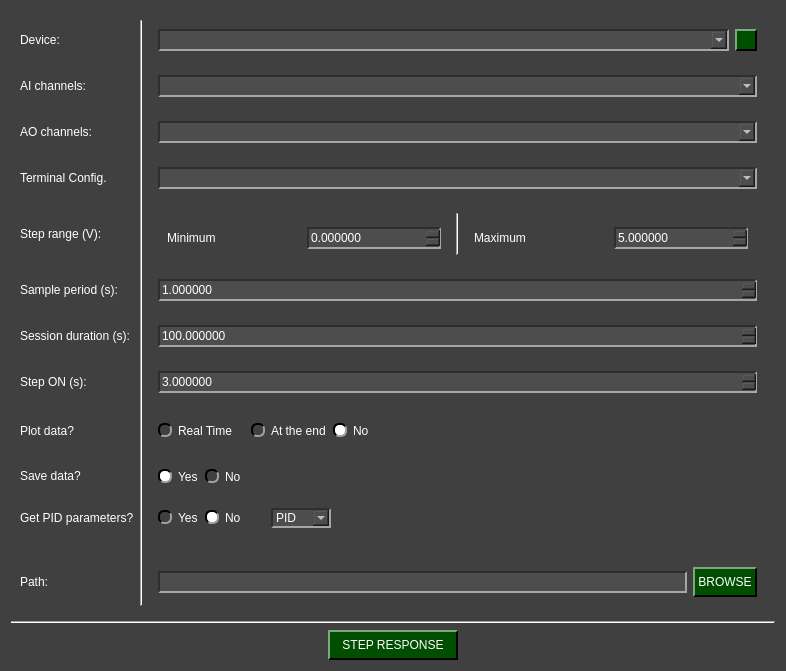
<?xml version="1.0" encoding="UTF-8"?>
<ui version="4.0">
 <class>NIDAQ_StepResponse_W</class>
 <widget class="QWidget" name="NIDAQ_StepResponse_W">
  <property name="geometry">
   <rect>
    <x>0</x>
    <y>0</y>
    <width>786</width>
    <height>671</height>
   </rect>
  </property>
  <property name="minimumSize">
   <size>
    <width>60</width>
    <height>0</height>
   </size>
  </property>
  <property name="windowTitle">
   <string>Form</string>
  </property>
  <property name="styleSheet">
   <string notr="true">QComboBox QAbstractItemView {
    background-color: rgb(77, 77, 77);
}

QComboBox QAbstractItemView::item:focus{
    background-color: rgb(140, 140, 140);
}

QDoubleSpinBox{
	background-color: rgb(77, 77, 77);
	
	border-top: 1.5px solid rgb(46, 46, 46);
	border-left: 1.5px solid rgb(46, 46, 46);

	border-bottom: 1.5px solid rgb(166, 166, 166);
	border-right: 1.5px solid rgb(166, 166, 166);
}

QDoubleSpinBox::up-button{
    image: url(:/imgs/imgs/drop_up_arrow.png);
	width: 11px;

	background-color: rgb(0, 79, 0);
	border-top: 1.5px solid rgb(127, 167, 127);
	border-left: 1.5px solid rgb(127, 167, 127);

	border-bottom: 1.5px solid rgb(0, 0, 0);
	border-right: 1.5px solid rgb(0, 0, 0);
}

QDoubleSpinBox::up-button:pressed{
	border: 2px solid rgb(255, 255, 255);
}

QDoubleSpinBox::up-button:hover{
	background-color: rgb(0, 50, 0);
}

QDoubleSpinBox::down-button{
    image: url(:/imgs/imgs/drop_down_arrow.png);
	width: 11px;

	background-color: rgb(0, 79, 0);
	border-top: 1.5px solid rgb(127, 167, 127);
	border-left: 1.5px solid rgb(127, 167, 127);

	border-bottom: 1.5px solid rgb(0, 0, 0);
	border-right: 1.5px solid rgb(0, 0, 0);
}

QDoubleSpinBox::down-button:pressed{
	border: 2px solid rgb(255, 255, 255);
}

QDoubleSpinBox::down-button:hover{
	background-color: rgb(0, 50, 0);
}

QWidget#NIDAQ_StepResponse_W{
	background-color: rgb(64, 64, 64);
}

QWidget{
	color: rgb(255, 255, 255);
}

QComboBox{
	background-color: rgb(77, 77, 77);
	
	border-top: 1.5px solid rgb(46, 46, 46);
	border-left: 1.5px solid rgb(46, 46, 46);

	border-bottom: 1.5px solid rgb(166, 166, 166);
	border-right: 1.5px solid rgb(166, 166, 166);
}


QComboBox::drop-down{
	image: url(:/imgs/imgs/drop_down_arrow.png);
	width: 11px;

	background-color: rgb(0, 79, 0);
	border-top: 2px solid rgb(127, 167, 127);
	border-left: 2px solid rgb(127, 167, 127);

	border-bottom: 2px solid rgb(0, 0, 0);
	border-right: 2px solid rgb(0, 0, 0);
}

QComboBox::drop-down:hover{
	background-color: rgb(0, 50, 0);
}

QComboBox::drop-down:pressed{
	border: 2px solid rgb(255, 255, 255);
}

QPushButton{
	background-color: rgb(0, 79, 0);

	border-top: 1.5px solid rgb(127, 167, 127);
	border-left: 1.5px solid rgb(127, 167, 127);

	border-bottom: 1.5px solid rgb(0, 0, 0);
	border-right: 1.5px solid rgb(0, 0, 0);

	
	font: 12pt &quot;Helvetica&quot;;
	text-align:center;
}

QWidget{
	font: 12pt &quot;Helvetica&quot;;
}

QPushButton:hover{
	background-color: rgb(0, 50, 0);
}

QPushButton:pressed{
	border: 2px solid rgb(255, 255, 255);
}

QLineEdit{
	background-color: rgb(77, 77, 77);
	border-top: 1.5px solid rgb(46, 46, 46);
	border-left: 1.5px solid rgb(46, 46, 46);

	border-bottom: 1.5px solid rgb(166, 166, 166);
	border-right: 1.5px solid rgb(166, 166, 166);
}

QRadioButton::indicator{
	border-radius: 6px;
	border-top: 1.5px solid rgb(0, 0, 0);
	border-left: 1.5px solid rgb(0, 0, 0);

	border-bottom: 1.5px solid rgb(160, 160, 160);
	border-right: 1.5px solid rgb(160, 160, 160);
}

QRadioButton::indicator::checked{
	background-color: white;
}

QRadioButton::indicator::unchecked:hover{
	background-color: #9F9F9F;
}

QRadioButton::indicator::pressed{
	border: 1.5px solid #505050
}

QPushButton#reload_devices{
	image: url(:/imgs/imgs/reload.png);
	width: 11px;
	background-color: rgb(0, 79, 0);

	border-top: 1.5px solid rgb(127, 167, 127);
	border-left: 1.5px solid rgb(127, 167, 127);

	border-bottom: 1.5px solid rgb(0, 0, 0);
	border-right: 1.5px solid rgb(0, 0, 0);

	
	font: 12pt &quot;Helvetica&quot;;
	text-align:center;
}

QPushButton#reload_devices:hover{
	background-color: rgb(0, 50, 0);
}

QPushButton#reload_devices:pressed{
	border: 2px solid rgb(255, 255, 255);
}

QComboBox:disabled {
    background-color: rgb(50, 50, 50);
    
    border-top: 1.5px solid rgb(30, 30, 30);
    border-left: 1.5px solid rgb(30, 30, 30);
    
    border-bottom: 1.5px solid rgb(100, 100, 100);
    border-right: 1.5px solid rgb(100, 100, 100);
    
    color: rgb(150, 150, 150);
}</string>
  </property>
  <layout class="QGridLayout" name="gridLayout_12">
   <item row="0" column="0">
    <widget class="QWidget" name="widget" native="true">
     <layout class="QGridLayout" name="gridLayout">
      <item row="13" column="0" alignment="Qt::AlignmentFlag::AlignVCenter">
       <widget class="QLabel" name="label_8">
        <property name="minimumSize">
         <size>
          <width>0</width>
          <height>30</height>
         </size>
        </property>
        <property name="maximumSize">
         <size>
          <width>16777215</width>
          <height>30</height>
         </size>
        </property>
        <property name="text">
         <string>Path:</string>
        </property>
       </widget>
      </item>
      <item row="0" column="1" rowspan="14">
       <widget class="Line" name="line">
        <property name="orientation">
         <enum>Qt::Orientation::Vertical</enum>
        </property>
       </widget>
      </item>
      <item row="6" column="2">
       <widget class="QWidget" name="widget_6" native="true">
        <layout class="QGridLayout" name="gridLayout_7">
         <item row="0" column="0">
          <widget class="QDoubleSpinBox" name="sesh_dur_in">
           <property name="minimumSize">
            <size>
             <width>0</width>
             <height>22</height>
            </size>
           </property>
           <property name="maximumSize">
            <size>
             <width>16777215</width>
             <height>22</height>
            </size>
           </property>
           <property name="decimals">
            <number>6</number>
           </property>
           <property name="maximum">
            <double>999999999999.000000000000000</double>
           </property>
           <property name="singleStep">
            <double>0.010000000000000</double>
           </property>
           <property name="stepType">
            <enum>QAbstractSpinBox::StepType::AdaptiveDecimalStepType</enum>
           </property>
           <property name="value">
            <double>100.000000000000000</double>
           </property>
          </widget>
         </item>
        </layout>
       </widget>
      </item>
      <item row="8" column="2" alignment="Qt::AlignmentFlag::AlignLeft">
       <widget class="QWidget" name="widget_7" native="true">
        <layout class="QHBoxLayout" name="horizontalLayout">
         <item>
          <widget class="QRadioButton" name="yes_rt_plot_radio">
           <property name="text">
            <string>Real Time</string>
           </property>
           <property name="checked">
            <bool>false</bool>
           </property>
           <attribute name="buttonGroup">
            <string notr="true">plot_radio_group</string>
           </attribute>
          </widget>
         </item>
         <item>
          <widget class="QLabel" name="label_warning">
           <property name="toolTip">
            <string>&lt;html&gt;&lt;head/&gt;&lt;body&gt;&lt;p&gt;&lt;span style=&quot; font-size:16pt;&quot;&gt;Selecting Real Time may reduce your acquisition performance if you need to collect data at high frequencies ( sample period &amp;lt; 0.05 s ). We suggest plotting at the end of the acquisition if you don't want to be affected.&lt;/span&gt;&lt;/p&gt;&lt;/body&gt;&lt;/html&gt;</string>
           </property>
           <property name="text">
            <string>&lt;html&gt;&lt;head/&gt;&lt;body&gt;&lt;p&gt;&lt;img src=&quot;:/imgs/imgs/Warning_logo.png&quot;/&gt;&lt;/p&gt;&lt;/body&gt;&lt;/html&gt;</string>
           </property>
          </widget>
         </item>
         <item>
          <widget class="QLabel" name="label_14">
           <property name="text">
            <string>&lt;html&gt;&lt;head/&gt;&lt;body&gt;&lt;p&gt;&lt;br/&gt;&lt;/p&gt;&lt;/body&gt;&lt;/html&gt;</string>
           </property>
          </widget>
         </item>
         <item>
          <widget class="QRadioButton" name="yes_ate_plot_radio">
           <property name="text">
            <string>At the end</string>
           </property>
           <attribute name="buttonGroup">
            <string notr="true">plot_radio_group</string>
           </attribute>
          </widget>
         </item>
         <item>
          <widget class="QRadioButton" name="no_plot_radio">
           <property name="text">
            <string>No</string>
           </property>
           <property name="checked">
            <bool>true</bool>
           </property>
           <attribute name="buttonGroup">
            <string notr="true">plot_radio_group</string>
           </attribute>
          </widget>
         </item>
         <item>
          <widget class="QWidget" name="widget_15" native="true"/>
         </item>
        </layout>
       </widget>
      </item>
      <item row="3" column="2">
       <widget class="QWidget" name="widget_4" native="true">
        <layout class="QGridLayout" name="gridLayout_5">
         <item row="0" column="0">
          <widget class="QComboBox" name="terminal_config_combo">
           <property name="minimumSize">
            <size>
             <width>0</width>
             <height>22</height>
            </size>
           </property>
           <property name="maximumSize">
            <size>
             <width>16777215</width>
             <height>22</height>
            </size>
           </property>
          </widget>
         </item>
        </layout>
       </widget>
      </item>
      <item row="4" column="2">
       <widget class="QWidget" name="widget_11" native="true">
        <property name="minimumSize">
         <size>
          <width>0</width>
          <height>60</height>
         </size>
        </property>
        <property name="maximumSize">
         <size>
          <width>16777215</width>
          <height>60</height>
         </size>
        </property>
        <layout class="QGridLayout" name="gridLayout_10">
         <property name="leftMargin">
          <number>9</number>
         </property>
         <item row="0" column="2">
          <widget class="QWidget" name="widget_13" native="true">
           <property name="minimumSize">
            <size>
             <width>0</width>
             <height>50</height>
            </size>
           </property>
           <property name="maximumSize">
            <size>
             <width>16777215</width>
             <height>50</height>
            </size>
           </property>
           <layout class="QGridLayout" name="gridLayout_9">
            <item row="0" column="0">
             <widget class="QLabel" name="label_12">
              <property name="text">
               <string>Maximum</string>
              </property>
             </widget>
            </item>
            <item row="0" column="1">
             <widget class="QDoubleSpinBox" name="step_range_max_in">
              <property name="minimumSize">
               <size>
                <width>0</width>
                <height>22</height>
               </size>
              </property>
              <property name="maximumSize">
               <size>
                <width>16777215</width>
                <height>22</height>
               </size>
              </property>
              <property name="decimals">
               <number>6</number>
              </property>
              <property name="maximum">
               <double>999999999999999983222784.000000000000000</double>
              </property>
              <property name="singleStep">
               <double>0.050000000000000</double>
              </property>
              <property name="stepType">
               <enum>QAbstractSpinBox::StepType::AdaptiveDecimalStepType</enum>
              </property>
              <property name="value">
               <double>5.000000000000000</double>
              </property>
             </widget>
            </item>
           </layout>
          </widget>
         </item>
         <item row="0" column="0">
          <widget class="QWidget" name="widget_12" native="true">
           <property name="minimumSize">
            <size>
             <width>0</width>
             <height>50</height>
            </size>
           </property>
           <property name="maximumSize">
            <size>
             <width>16777215</width>
             <height>50</height>
            </size>
           </property>
           <layout class="QGridLayout" name="gridLayout_8">
            <item row="0" column="0">
             <widget class="QLabel" name="label_11">
              <property name="text">
               <string>Minimum</string>
              </property>
             </widget>
            </item>
            <item row="0" column="1">
             <widget class="QDoubleSpinBox" name="step_range_min_in">
              <property name="minimumSize">
               <size>
                <width>0</width>
                <height>22</height>
               </size>
              </property>
              <property name="maximumSize">
               <size>
                <width>16777215</width>
                <height>22</height>
               </size>
              </property>
              <property name="decimals">
               <number>6</number>
              </property>
              <property name="maximum">
               <double>999999999999.000000000000000</double>
              </property>
              <property name="singleStep">
               <double>0.050000000000000</double>
              </property>
              <property name="stepType">
               <enum>QAbstractSpinBox::StepType::AdaptiveDecimalStepType</enum>
              </property>
             </widget>
            </item>
           </layout>
          </widget>
         </item>
         <item row="0" column="1">
          <widget class="Line" name="line_2">
           <property name="orientation">
            <enum>Qt::Orientation::Vertical</enum>
           </property>
          </widget>
         </item>
        </layout>
       </widget>
      </item>
      <item row="5" column="2">
       <widget class="QWidget" name="widget_5" native="true">
        <layout class="QGridLayout" name="gridLayout_6">
         <item row="0" column="0">
          <widget class="QDoubleSpinBox" name="Ts_in">
           <property name="minimumSize">
            <size>
             <width>0</width>
             <height>22</height>
            </size>
           </property>
           <property name="maximumSize">
            <size>
             <width>16777215</width>
             <height>22</height>
            </size>
           </property>
           <property name="decimals">
            <number>6</number>
           </property>
           <property name="maximum">
            <double>999999999999.000000000000000</double>
           </property>
           <property name="singleStep">
            <double>0.010000000000000</double>
           </property>
           <property name="stepType">
            <enum>QAbstractSpinBox::StepType::AdaptiveDecimalStepType</enum>
           </property>
           <property name="value">
            <double>1.000000000000000</double>
           </property>
          </widget>
         </item>
        </layout>
       </widget>
      </item>
      <item row="2" column="2">
       <widget class="QWidget" name="widget_10" native="true">
        <layout class="QGridLayout" name="gridLayout_2">
         <item row="0" column="0">
          <widget class="QComboBox" name="ao_channel_combo">
           <property name="minimumSize">
            <size>
             <width>0</width>
             <height>22</height>
            </size>
           </property>
           <property name="maximumSize">
            <size>
             <width>16777215</width>
             <height>22</height>
            </size>
           </property>
          </widget>
         </item>
        </layout>
       </widget>
      </item>
      <item row="0" column="2">
       <widget class="QWidget" name="widget_2" native="true">
        <layout class="QGridLayout" name="gridLayout_3">
         <item row="0" column="0">
          <widget class="QComboBox" name="device_combo">
           <property name="minimumSize">
            <size>
             <width>0</width>
             <height>22</height>
            </size>
           </property>
           <property name="maximumSize">
            <size>
             <width>16777215</width>
             <height>22</height>
            </size>
           </property>
          </widget>
         </item>
         <item row="0" column="1">
          <widget class="QPushButton" name="reload_devices">
           <property name="minimumSize">
            <size>
             <width>22</width>
             <height>22</height>
            </size>
           </property>
           <property name="maximumSize">
            <size>
             <width>22</width>
             <height>22</height>
            </size>
           </property>
           <property name="text">
            <string/>
           </property>
          </widget>
         </item>
        </layout>
       </widget>
      </item>
      <item row="1" column="2">
       <widget class="QWidget" name="widget_3" native="true">
        <layout class="QGridLayout" name="gridLayout_4">
         <item row="0" column="0">
          <widget class="QComboBox" name="ai_channel_combo">
           <property name="minimumSize">
            <size>
             <width>0</width>
             <height>22</height>
            </size>
           </property>
           <property name="maximumSize">
            <size>
             <width>16777215</width>
             <height>22</height>
            </size>
           </property>
          </widget>
         </item>
        </layout>
       </widget>
      </item>
      <item row="1" column="0">
       <widget class="QLabel" name="label_2">
        <property name="minimumSize">
         <size>
          <width>0</width>
          <height>30</height>
         </size>
        </property>
        <property name="maximumSize">
         <size>
          <width>16777215</width>
          <height>30</height>
         </size>
        </property>
        <property name="text">
         <string>AI channels:</string>
        </property>
       </widget>
      </item>
      <item row="6" column="0">
       <widget class="QLabel" name="label_5">
        <property name="minimumSize">
         <size>
          <width>0</width>
          <height>30</height>
         </size>
        </property>
        <property name="maximumSize">
         <size>
          <width>16777215</width>
          <height>30</height>
         </size>
        </property>
        <property name="text">
         <string>Session duration (s):</string>
        </property>
       </widget>
      </item>
      <item row="5" column="0">
       <widget class="QLabel" name="label_4">
        <property name="minimumSize">
         <size>
          <width>0</width>
          <height>30</height>
         </size>
        </property>
        <property name="maximumSize">
         <size>
          <width>16777215</width>
          <height>30</height>
         </size>
        </property>
        <property name="text">
         <string>Sample period (s):</string>
        </property>
       </widget>
      </item>
      <item row="13" column="2">
       <widget class="QWidget" name="widget_9" native="true">
        <layout class="QHBoxLayout" name="horizontalLayout_3">
         <item alignment="Qt::AlignmentFlag::AlignVCenter">
          <widget class="QLineEdit" name="path_line_edit">
           <property name="minimumSize">
            <size>
             <width>0</width>
             <height>22</height>
            </size>
           </property>
           <property name="maximumSize">
            <size>
             <width>16777215</width>
             <height>22</height>
            </size>
           </property>
          </widget>
         </item>
         <item alignment="Qt::AlignmentFlag::AlignVCenter">
          <widget class="QPushButton" name="path_folder_browse">
           <property name="minimumSize">
            <size>
             <width>0</width>
             <height>30</height>
            </size>
           </property>
           <property name="maximumSize">
            <size>
             <width>16777215</width>
             <height>30</height>
            </size>
           </property>
           <property name="text">
            <string> BROWSE </string>
           </property>
          </widget>
         </item>
        </layout>
       </widget>
      </item>
      <item row="7" column="0">
       <widget class="QLabel" name="label_13">
        <property name="text">
         <string>Step ON (s):</string>
        </property>
       </widget>
      </item>
      <item row="4" column="0">
       <widget class="QLabel" name="label_10">
        <property name="text">
         <string>Step range (V):</string>
        </property>
       </widget>
      </item>
      <item row="8" column="0">
       <widget class="QLabel" name="label_6">
        <property name="minimumSize">
         <size>
          <width>0</width>
          <height>30</height>
         </size>
        </property>
        <property name="maximumSize">
         <size>
          <width>16777215</width>
          <height>30</height>
         </size>
        </property>
        <property name="text">
         <string>Plot data?</string>
        </property>
       </widget>
      </item>
      <item row="7" column="2">
       <widget class="QWidget" name="widget_14" native="true">
        <layout class="QGridLayout" name="gridLayout_11">
         <item row="0" column="0">
          <widget class="QDoubleSpinBox" name="step_on_s_in">
           <property name="minimumSize">
            <size>
             <width>0</width>
             <height>22</height>
            </size>
           </property>
           <property name="maximumSize">
            <size>
             <width>16777215</width>
             <height>22</height>
            </size>
           </property>
           <property name="decimals">
            <number>6</number>
           </property>
           <property name="maximum">
            <double>999999999999.000000000000000</double>
           </property>
           <property name="singleStep">
            <double>0.010000000000000</double>
           </property>
           <property name="stepType">
            <enum>QAbstractSpinBox::StepType::AdaptiveDecimalStepType</enum>
           </property>
           <property name="value">
            <double>3.000000000000000</double>
           </property>
          </widget>
         </item>
        </layout>
       </widget>
      </item>
      <item row="9" column="2" alignment="Qt::AlignmentFlag::AlignLeft">
       <widget class="QWidget" name="widget_8" native="true">
        <layout class="QHBoxLayout" name="horizontalLayout_2">
         <item>
          <widget class="QRadioButton" name="yes_save_radio">
           <property name="text">
            <string>Yes</string>
           </property>
           <property name="checked">
            <bool>true</bool>
           </property>
           <attribute name="buttonGroup">
            <string notr="true">save_radio_group</string>
           </attribute>
          </widget>
         </item>
         <item>
          <widget class="QRadioButton" name="no_save_radio">
           <property name="text">
            <string>No</string>
           </property>
           <attribute name="buttonGroup">
            <string notr="true">save_radio_group</string>
           </attribute>
          </widget>
         </item>
        </layout>
       </widget>
      </item>
      <item row="2" column="0">
       <widget class="QLabel" name="label_9">
        <property name="minimumSize">
         <size>
          <width>0</width>
          <height>30</height>
         </size>
        </property>
        <property name="maximumSize">
         <size>
          <width>16777215</width>
          <height>30</height>
         </size>
        </property>
        <property name="text">
         <string>AO channels:</string>
        </property>
       </widget>
      </item>
      <item row="10" column="0">
       <widget class="QLabel" name="label_16">
        <property name="text">
         <string>Get PID parameters?</string>
        </property>
       </widget>
      </item>
      <item row="3" column="0">
       <widget class="QLabel" name="label_3">
        <property name="minimumSize">
         <size>
          <width>0</width>
          <height>30</height>
         </size>
        </property>
        <property name="maximumSize">
         <size>
          <width>16777215</width>
          <height>30</height>
         </size>
        </property>
        <property name="text">
         <string>Terminal Config.</string>
        </property>
       </widget>
      </item>
      <item row="9" column="0">
       <widget class="QLabel" name="label_7">
        <property name="minimumSize">
         <size>
          <width>0</width>
          <height>30</height>
         </size>
        </property>
        <property name="maximumSize">
         <size>
          <width>16777215</width>
          <height>30</height>
         </size>
        </property>
        <property name="text">
         <string>Save data?</string>
        </property>
       </widget>
      </item>
      <item row="0" column="0">
       <widget class="QLabel" name="label">
        <property name="minimumSize">
         <size>
          <width>0</width>
          <height>30</height>
         </size>
        </property>
        <property name="maximumSize">
         <size>
          <width>16777215</width>
          <height>30</height>
         </size>
        </property>
        <property name="text">
         <string>Device:</string>
        </property>
       </widget>
      </item>
      <item row="10" column="2" alignment="Qt::AlignmentFlag::AlignLeft">
       <widget class="QWidget" name="widget_16" native="true">
        <layout class="QHBoxLayout" name="horizontalLayout_4">
         <item>
          <widget class="QRadioButton" name="yes_pid_radio">
           <property name="text">
            <string>Yes</string>
           </property>
           <attribute name="buttonGroup">
            <string notr="true">pid_radio_group</string>
           </attribute>
          </widget>
         </item>
         <item>
          <widget class="QRadioButton" name="no_pid_radio">
           <property name="minimumSize">
            <size>
             <width>60</width>
             <height>0</height>
            </size>
           </property>
           <property name="text">
            <string>No</string>
           </property>
           <property name="checked">
            <bool>true</bool>
           </property>
           <attribute name="buttonGroup">
            <string notr="true">pid_radio_group</string>
           </attribute>
          </widget>
         </item>
         <item>
          <widget class="QComboBox" name="PID_comboBox">
           <property name="minimumSize">
            <size>
             <width>60</width>
             <height>0</height>
            </size>
           </property>
           <property name="currentText">
            <string>PID</string>
           </property>
           <property name="currentIndex">
            <number>2</number>
           </property>
           <item>
            <property name="text">
             <string>P</string>
            </property>
           </item>
           <item>
            <property name="text">
             <string>PI</string>
            </property>
           </item>
           <item>
            <property name="text">
             <string>PID</string>
            </property>
           </item>
          </widget>
         </item>
        </layout>
       </widget>
      </item>
     </layout>
    </widget>
   </item>
   <item row="1" column="0">
    <widget class="Line" name="line_3">
     <property name="orientation">
      <enum>Qt::Orientation::Horizontal</enum>
     </property>
    </widget>
   </item>
   <item row="2" column="0" alignment="Qt::AlignmentFlag::AlignHCenter">
    <widget class="QPushButton" name="start_step_response">
     <property name="minimumSize">
      <size>
       <width>130</width>
       <height>30</height>
      </size>
     </property>
     <property name="maximumSize">
      <size>
       <width>130</width>
       <height>30</height>
      </size>
     </property>
     <property name="text">
      <string>STEP RESPONSE</string>
     </property>
    </widget>
   </item>
  </layout>
 </widget>
 <resources>
  <include location="resources_1.qrc"/>
 </resources>
 <connections/>
 <buttongroups>
  <buttongroup name="plot_radio_group"/>
  <buttongroup name="save_radio_group"/>
  <buttongroup name="pid_radio_group"/>
 </buttongroups>
</ui>
